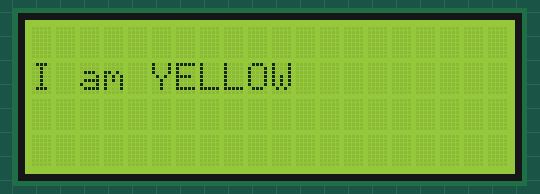
Recording of a sketch running on a simulated Arduino Uno, built with avr-gcc and run on an emulated ATmega328P. On the bench: 20×4 character LCD.

Above: at 0.32 s.
At 1.6 s:
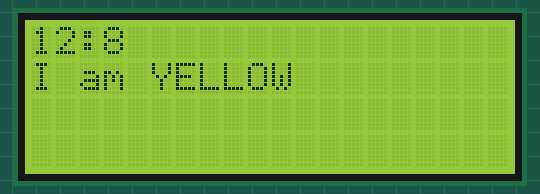
At 3.1 s:
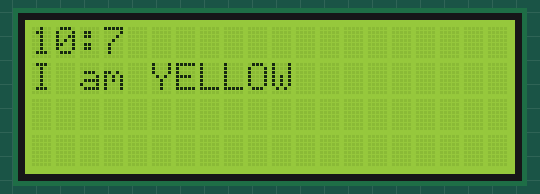
At 6.77 s:
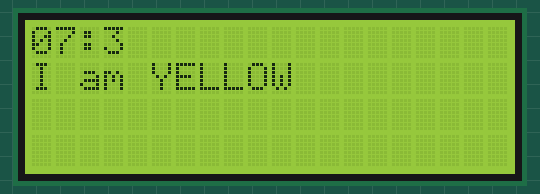
At 10.1 s:
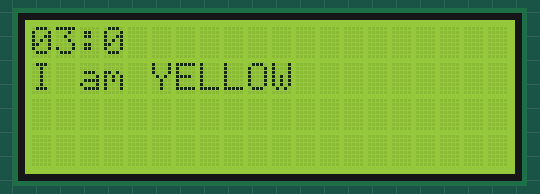
At 13.1 s:
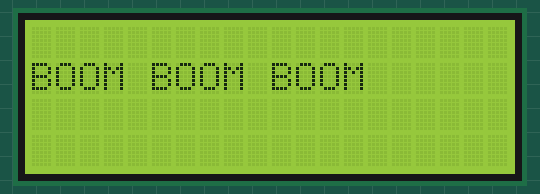

The sketch:

lcd_i2c.ino
```cpp
#include <Wire.h>
#include <LiquidCrystal_I2C.h>

LiquidCrystal_I2C lcd(0x27, 20, 4); // set the LCD address to 0x27 for a 16 chars and 2 line display

unsigned long preMillis = 0;
unsigned long preMicro = 0;
int sec = 13;
int micro=6000;
void setup()
{
  lcd.init();                      // initialize the lcd
  lcd.init();
  // Print a message to the LCD.
  lcd.backlight();


}


void loop()
{
  lcd.setCursor(0, 1);
  lcd.print("I am YELLOW");

  if (sec == 0) {
    lcd.clear();
    lcd.setCursor(0, 1);
    lcd.print("BOOM BOOM BOOM");
    delay(100000000000);
  }


  if (sec > 60) {
    if (millis() - preMillis >= 1000) {
      lcd.setCursor(0, 0);

      preMillis = millis();
      sec--;
      lcd.print(sec / 60);

      lcd.print(":");
      if (sec % 60 < 10)
        lcd.print("0");
      lcd.print(sec % 60);

    }
  }
  else {
    if (millis() - preMillis >= 1000) {
      lcd.setCursor(0, 0);

      preMillis = millis();
      preMicro=preMillis;
      sec--;
      if (sec % 60 < 10)
        lcd.print("0");
      lcd.print(sec % 60);

      lcd.print(":");


    }
    if (millis() - preMicro >= 500) {
       lcd.setCursor(3, 0);


      preMicro = millis();
      micro--;
      lcd.print(micro % 10);


    }
  }
}
```

Measured:
- what the display in image 2 shows lasts 0.5 s, from 3.0 s to 3.5 s
